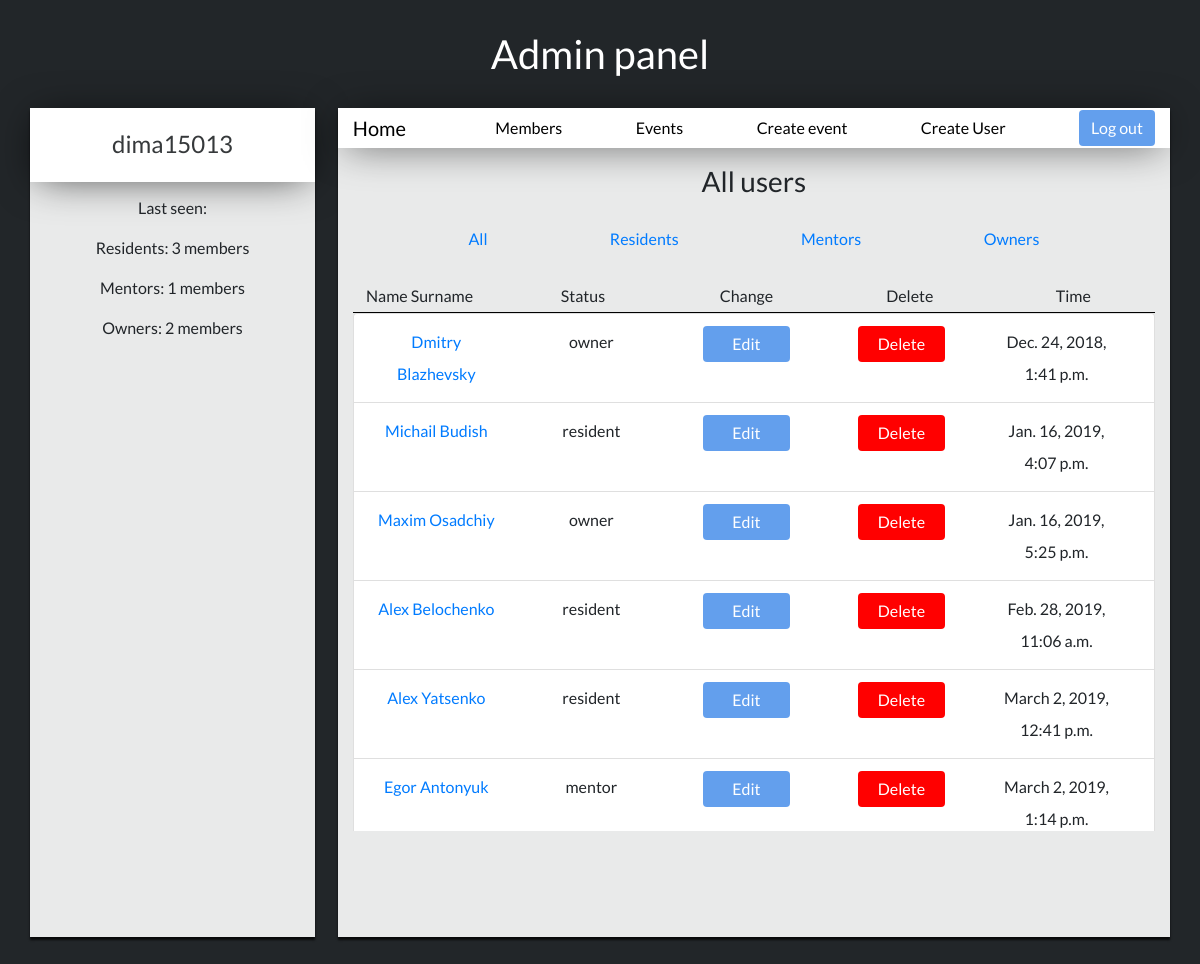
/users_list (signed in), run on the app's committed database.
### login/models.py (models this page shows, shortened)
class User(models.Model):
    superuser = models.IntegerField(default=None)
    name = models.CharField(max_length=30)
    surname = models.CharField(max_length=30)
    username = models.CharField(max_length=30)
    password = models.CharField(max_length=150)
    status = models.CharField(max_length=15)
    birth_date = models.DateTimeField()
    email = models.EmailField(max_length=30, null=True)
    specialization = models.CharField(max_length=30)
    team = models.CharField(max_length=50)
    project = models.CharField(max_length=50)
    last_seen = models.DateTimeField(auto_now=True)
    profile_photo = models.ImageField(upload_to='profile_photos')

### login/views.py (the view)
# urls.py: path('users_list', views.list_users, name='list_users'),
@login_required
def list_users(request):
    residents = User.objects.filter(status='resident').count()
    mentors = User.objects.filter(status='mentor').count()
    owners = User.objects.filter(status='owner').count()
    users_list = User.objects.all()
    return render(request, 'users/index.html', {'list_users': users_list,'residents': residents,'mentors': mentors,'owners': owners})

### login/templates/users/index.html (shortened to what this page needs)
{% extends 'index-admin-base.html' %}
{% block info_admin %}
{% load staticfiles %}
<link rel="stylesheet" media="all" href="{% static 'css/home-user.css' %}" type="text/css">
    <div>
        {% if list_residents %}
            <h3 class="list-text">Residents List</h3>
        {% elif list_mentors %}
            <h3 class="list-text">Mentors List</h3>
        {% elif list_owners %}
            <h3 class="list-text">Owners List</h3>
        {% elif list_users %}
            <h3 class="list-text">All users</h3>
        {% endif %}
        <div class="container">
            <div class="row">
                <div class="col-sm" style="display: flex;justify-content: space-evenly;padding: 1%;line-height:2;">
                    <p><a href="{% url 'list_users' %}" style="color:#007bff;"> All </a></p>
                    <p><a href="{% url 'list_residents' %}" style="color:#007bff;"> Residents </a></p>
                    <p><a href="{% url 'list_mentors' %}" style="color:#007bff;"> Mentors </a></p>
                    <p><a href="{% url 'list_owners' %}" style="color:#007bff;"> Owners </a></p>
                </div>
            </div>
        </div>
        <div class="container">
            <div class="row" style="padding: 5%;padding-top: 0;padding-left:0;padding-right:0;">
              <div class="col">
                <div class="container list-group" style="border-bottom: black 1px outset;">
                    <div class="row">
                        <div class="col-sm">
                            <p style="text-align:center;margin: 0;line-height: 2;">Name Surname</p>
                        </div>
                        <div class="col-sm">
                            <p style="text-align:center;margin: 0;line-height: 2;">Status</p>
                        </div>
                        <div class="col-sm">
                            <p style="text-align:center;margin: 0;line-height: 2;">Change</p>
                        </div>
                        <div class="col-sm">
                            <p style="text-align:center;margin: 0;line-height: 2;">Delete</p>
                        </div>
                        <div class="col-sm">
                            <p style="text-align:center;margin: 0;line-height: 2;">Time</p>
                        </div>
                    </div>
                </div>
                <div class="userjoin-block">
                    <ul class="list-group">
                        {% for item in list_users %}
                            <li class="list-group-item">
                                <div class="container list-group">
                                    <div class="row">
                                        <div class="col-sm">
                                                <a href="/user/{{ item.id }}"><p style="text-align:center;margin: 0;line-height: 2;">{{ item.name }} {{ item.surname }}</p></a>
                                        </div>
                                        <div class="col-sm">
                                            <p class="list-text" style="text-align:center;margin: 0;line-height: 2;">{{item.status}}</p>
                                        </div>
                                        <div class="col-sm">
                                            <p style="text-align:center;margin: 0;line-height: 2;"><a href="/user/{{ item.id }}/edit"><button class="btn btn-primary" type="submit" style="width:70%;">Edit</button></a></p>
                                        </div>
                                        <div class="col-sm">
                                            <p style="text-align:center;margin: 0;line-height: 2;"><a href="/user/{{ item.id }}/delete"><button class="btn btn-primary" type="submit" style="background: red; width:70%;" >Delete</button></a></p>
                                        </div>
                                        <div class="col-sm">
                                            <p style="text-align:center;margin: 0;line-height: 2;">{{item.last_seen}}</p>
                                        </div>
                                    </div>
                                </div>
                            </li>
                        {% endfor %}
                    </ul>
                </div>
            </div>
        </div>
    </div>
    </div>
{% endblock %}

### login/templates/index-admin-base.html (shortened to what this page needs)
{% extends "base.html" %}
{% block content %}
{% load staticfiles %}
<link rel="stylesheet" media="all" href="{% static 'css/home-user.css' %}" type="text/css">
<link rel="stylesheet" media="all" href="{% static 'css/home.css' %}" type="text/css">
<h1 class="profile-h1">Admin panel</h1>
<div class="container">
    <div class="row">
        <div class="info-block">
            <div class="photo-block">
                <h4 class="name-text">{{ user.username }}</h4>
            </div>
            <div class="status-block">
                <p>Last seen: {{ last_seen.time }}</p>
                <p>Residents: {{ residents }} members</p>
                <p>Mentors: {{ mentors }} members</p>
                <p>Owners: {{ owners }} members</p>
            </div>
        </div>
        <div class="statistic-block">
            <div class="navbar-block">
                <nav class="navbar navbar-expand-lg">
                    <div class="container">
                        <div class="navbar-brand"> <a class="navbar-link" href="{% url 'index' %}" style="color:black;">Home</a> </div>
                        <a href="{% url 'list_users' %}" style="color:black;"> Members </a>
                        <a href="{% url 'list_events' %}" style="color:black;"> Events </a>
                        <a href="{% url 'create_event' %}" style="color:black;"> Create event </a>
                        <a href="{% url 'register' %}" style="color:black;"> Create User </a>
                        <a href="{% url 'logout' %}"><button class="btn btn-primary" type="submit" >Log out</button></a>
                    </div>
                </nav>
            </div>
            <div class="information-block">
                {% block info_admin %}
                {% endblock %}
            </div>
        </div>
    </div>
</div>
{% endblock %}

### login/static/css/base.css (style rules this page uses)
body { font-family: 'Lato', cursive; }
.userjoin-block { overflow-y: scroll; max-height: 50vh; }
.list-text { text-align: center; margin: 2%; }

### login/static/css/home-user.css (style rules this page uses)
body { background: #222629; font-family: 'Lato', cursive; }
.profile-h1 { font-family: 'Lato', cursive; text-align: center; margin-top: 30px; margin-bottom: 30px; font-size: 2.5em; color: white; }
.info-block { background: rgba(255, 255, 255, 0.9); height: 80vh; width: 25%; -webkit-box-shadow: 0px 3px 2px 0px rgba(0,0,0,0.75); -moz-box-shadow: 0px 3px 2px 0px rgba(0,0,0,0.75); box-shadow: 0px 3px 2px 0px rgba(0,0,0,0.75); }
.statistic-block { background: rgba(255, 255, 255, 0.9); height: 80vh; width: 73%; margin-left: 2%; -webkit-box-shadow: 0px 3px 2px 0px rgba(0,0,0,0.75); -moz-box-shadow: 0px 3px 2px 0px rgba(0,0,0,0.75); box-shadow: 0px 3px 2px 0px rgba(0,0,0,0.75); }
.photo-block { width: 100%; padding: 20px; background: white; -webkit-box-shadow: 0px 3px 40px -8px rgba(0,0,0,0.75); -moz-box-shadow: 0px 3px 40px -8px rgba(0,0,0,0.75); box-shadow: 0px 3px 40px -8px rgba(0,0,0,0.75); }
.navbar-block { width: 100%; background: white; -webkit-box-shadow: 0px 3px 40px -8px rgba(0,0,0,0.75); -moz-box-shadow: 0px 3px 40px -8px rgba(0,0,0,0.75); box-shadow: 0px 3px 40px -8px rgba(0,0,0,0.75); }
.name-text { color: #36393b; text-align: center; margin: 1%; }
.navbar { padding: 0; }
.btn-primary { background-color: rgba(61, 136, 233, 0.8); border: rgba(61, 136, 233, 0.9); }

### login/static/css/home.css (style rules this page uses)
.status-block { text-align: center; margin: 5%; }
.information-block { overflow-y: scroll; height: 92%; }

### data on the page
User: name "Dmitry", surname "Blazhevsky", status "owner", last_seen "Dec. 24, 2018, 1:41 p.m."
User: name "Michail", surname "Budish", status "resident", last_seen "Jan. 16, 2019, 4:07 p.m."
User: name "Maxim", surname "Osadchiy", status "owner", last_seen "Jan. 16, 2019, 5:25 p.m."
User: name "Alex", surname "Belochenko", status "resident", last_seen "Feb. 28, 2019, 11:06 a.m."
User: name "Alex", surname "Yatsenko", status "resident", last_seen "March 2, 2019, 12:41 p.m."
User: name "Egor", surname "Antonyuk", status "mentor", last_seen "March 2, 2019, 1:14 p.m."

### other printed values
{{ user.username }} "dima15013"
{{ residents }} "3"
{{ mentors }} "1"
{{ owners }} "2"
